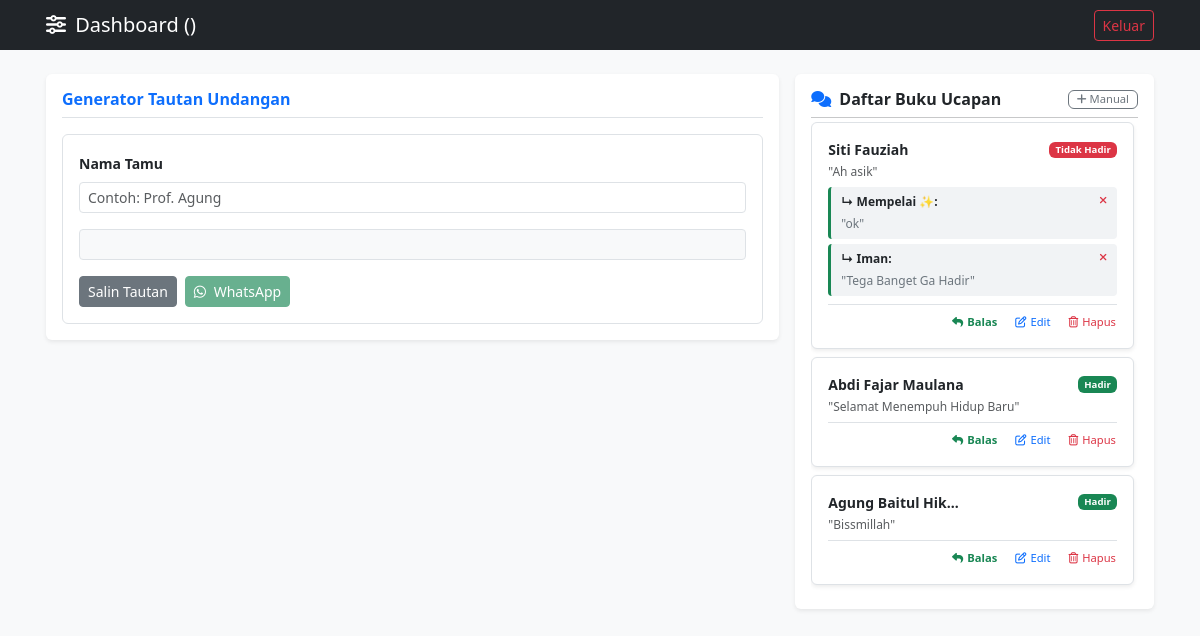
/admin.php (signed in), run on the app's committed database.
### tables this page shows
CREATE TABLE `ucapan` (
  `id` int NOT NULL,
  `parent_id` int DEFAULT NULL,
  `nama` varchar(100) NOT NULL,
  `kehadiran` varchar(50) NOT NULL,
  `pesan` text NOT NULL,
  `created_at` timestamp NULL DEFAULT CURRENT_TIMESTAMP
);

### admin.php (the view, shortened to what this page needs)
<?php
$host     = "localhost"; $username = "root"; $password = ""; $database = "db_undangan";
$conn = mysqli_connect($host, $username, $password, $database);
?>
<!DOCTYPE html>
<html lang="id">
<head>
    <link href="https://cdn.jsdelivr.net/npm/bootstrap@5.3.0/dist/css/bootstrap.min.css" rel="stylesheet">
    <link rel="stylesheet" href="https://cdnjs.cloudflare.com/ajax/libs/font-awesome/6.4.0/css/all.min.css">
</head>
<body class="bg-light">
    <nav class="navbar navbar-dark bg-dark navbar-expand"><div class="container px-3"><span class="navbar-brand small h1 mb-0"><i class="fa-solid fa-sliders me-1"></i> Dashboard (<span class="text-info"><?= htmlspecialchars($_SESSION['username']); ?></span>)</span><a href="?logout=1" class="btn btn-xs btn-outline-danger btn-sm px-2 ms-auto">Keluar</a></div></nav>
    <div class="container my-4 px-3">
        <div class="row g-3">
            <div class="col-12 col-lg-8">
                <div class="card border-0 shadow-sm p-3 mb-3">
                    <h6 class="text-primary fw-bold border-bottom pb-2 mb-3">Generator Tautan Undangan</h6>
                    <div class="p-3 bg-white rounded border">
                        <div class="mb-3"><label class="form-label small fw-bold">Nama Tamu</label><input type="text" id="input_nama_tamu" class="form-control form-control-sm" placeholder="Contoh: Prof. Agung" oninput="generateGuestLink()"></div>
                        <input type="text" id="hasil_link_undangan" class="form-control form-control-sm bg-light mb-3" readonly>
                        <div class="d-flex gap-2"><button class="btn btn-sm btn-secondary" onclick="copyGuestLink()">Salin Tautan</button><a id="btn_share_wa" href="#" target="_blank" class="btn btn-sm btn-success disabled"><i class="fa-brands fa-whatsapp me-1"></i> WhatsApp</a></div>
                    </div>
                </div>
            </div>
            <div class="col-12 col-lg-4">
                <div class="card border-0 shadow-sm p-3">
                    <div class="d-flex justify-content-between align-items-center mb-1">
                        <h6 class="fw-bold text-dark mb-0"><i class="fa-solid fa-comments me-2 text-primary"></i>Daftar Buku Ucapan</h6>
                        <button class="btn btn-xs btn-outline-secondary py-0 px-2 small" style="font-size: 0.7rem;" data-bs-toggle="modal" data-bs-target="#modalEditUcapan" data-mode="add"><i class="fa-solid fa-plus"></i> Manual</button>
                    </div>
                    <hr class="my-1">
                    <div style="max-height: 650px; overflow-y: auto;" class="pe-1">
                        <?php
                        $res_u = mysqli_query($conn, "SELECT * FROM ucapan WHERE parent_id IS NULL ORDER BY id DESC");
                        if(mysqli_num_rows($res_u) > 0):
                            while($r = mysqli_fetch_assoc($res_u)): $bc = ($r['kehadiran'] == 'Hadir') ? 'bg-success' : 'bg-danger';
                        ?>
                            <div class="p-3 mb-2 bg-white rounded border shadow-sm">
                                <div class="d-flex justify-content-between align-items-center mb-1">
                                    <strong class="small text-truncate" style="max-width:140px;"><?= htmlspecialchars($r['nama']); ?></strong>
                                    <span class="badge <?= $bc; ?>" style="font-size:0.6rem;"><?= $r['kehadiran']; ?></span>
                                </div>
                                <p class="text-muted mb-2 lh-sm" style="font-size:0.75rem;">"<?= htmlspecialchars($r['pesan']); ?>"</p>
                                <?php
                                $pid = $r['id'];
                                $rep_res = mysqli_query($conn, "SELECT * FROM ucapan WHERE parent_id = $pid ORDER BY id ASC");
                                while($rp = mysqli_fetch_assoc($rep_res)):
                                ?>
                                    <div class="admin-reply-box position-relative">
                                        <div class="d-flex justify-content-between">
                                            <strong>↳ <?= htmlspecialchars($rp['nama']); ?>:</strong>
                                            <a href="?hapus_balasan=<?= $rp['id']; ?>" class="text-danger border-0 p-0 ms-2 text-decoration-none" style="font-size: 0.65rem;" onclick="return confirm('Hapus balasan ini?')"><i class="fa-solid fa-xmark"></i></a>
                                        </div>
                                        <span class="d-block text-secondary mt-1">"<?= htmlspecialchars($rp['pesan']); ?>"</span>
                                    </div>
                                <?php endwhile; ?>
                                <div class="d-flex gap-3 justify-content-end border-top pt-2 mt-2" style="font-size:0.7rem;">
                                    <button class="btn btn-link p-0 text-success text-decoration-none small fw-bold" style="font-size:0.7rem;" data-bs-toggle="modal" data-bs-target="#modalReplyAdmin" data-id="<?= $r['id']; ?>" data-nama="<?= htmlspecialchars($r['nama']); ?>"><i class="fa-solid fa-reply me-1"></i>Balas</button>
                                    <button class="btn btn-link p-0 text-primary text-decoration-none small" style="font-size:0.7rem;" data-bs-toggle="modal" data-bs-target="#modalEditUcapan" data-mode="edit" data-id="<?= $r['id']; ?>" data-nama="<?= htmlspecialchars($r['nama']); ?>" data-kehadiran="<?= $r['kehadiran']; ?>" data-pesan="<?= htmlspecialchars($r['pesan']); ?>"><i class="fa-regular fa-edit me-1"></i>Edit</button>
                                    <a href="?hapus_ucapan=<?= $r['id']; ?>" class="btn btn-link p-0 text-danger text-decoration-none small" style="font-size:0.7rem;" onclick="return confirm('Hapus ucapan beserta seluruh balasannya?')"><i class="fa-regular fa-trash-can me-1"></i>Hapus</a>
                                </div>
                            </div>
                        <?php endwhile; else: echo '<p class="text-center text-muted small py-3">Belum ada komentar.</p>'; endif; ?>
                    </div>
                </div>
            </div>
        </div>
    </div>
</body>
</html>

### admin.php (style rules this page uses)
.admin-reply-box { font-size: 0.75rem; background-color: #f1f3f5; border-left: 3px solid #198754; padding: 6px 10px; margin-top: 5px; border-radius: 4px; }

### data on the page
ucapan: nama "Siti Fauziah", kehadiran "Tidak Hadir", pesan "Ah asik"
ucapan: nama "Mempelai ✨", pesan "ok"
ucapan: nama "Iman", pesan "Tega Banget Ga Hadir"
ucapan: nama "Abdi Fajar Maulana", kehadiran "Hadir", pesan "Selamat Menempuh Hidup Baru"
ucapan: nama "Agung Baitul Hik…", kehadiran "Hadir", pesan "Bissmillah"
